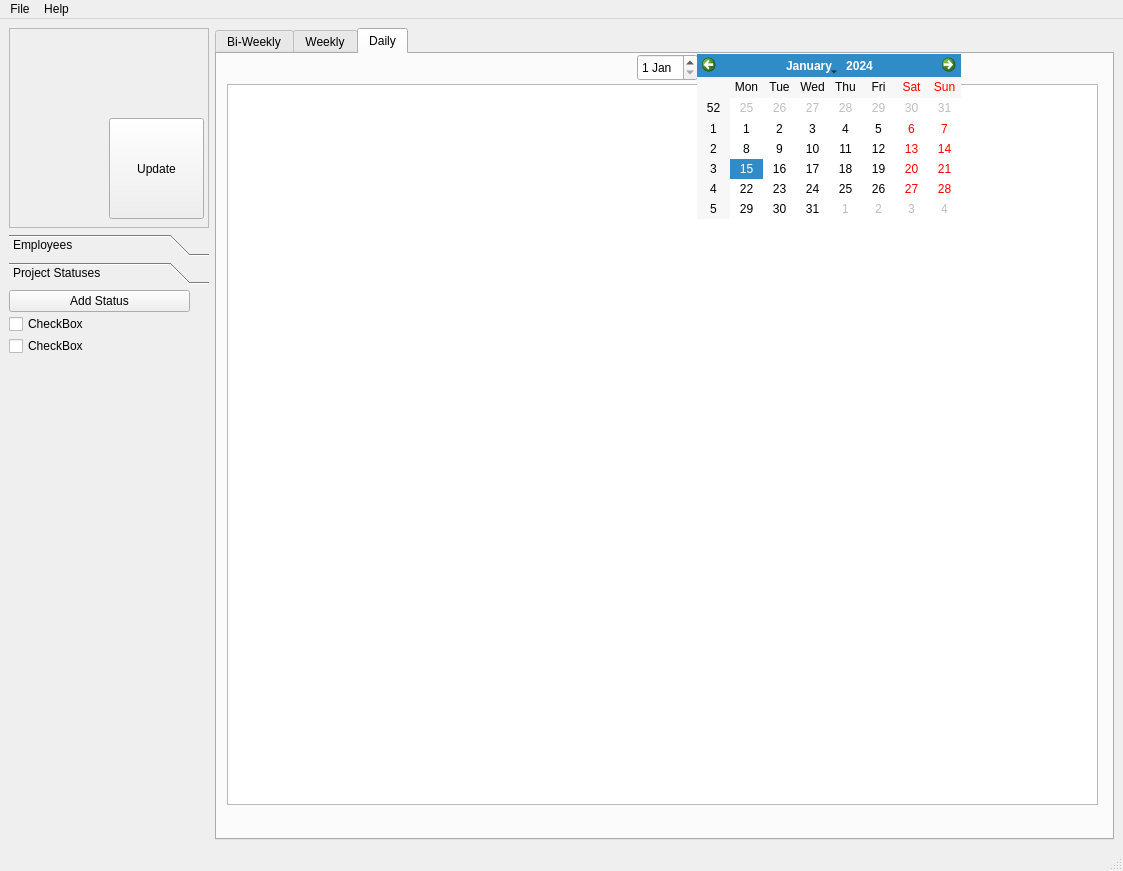
<?xml version="1.0" encoding="UTF-8"?>
<ui version="4.0">
 <class>MainWindow</class>
 <widget class="QMainWindow" name="MainWindow">
  <property name="geometry">
   <rect>
    <x>0</x>
    <y>0</y>
    <width>1123</width>
    <height>871</height>
   </rect>
  </property>
  <property name="sizePolicy">
   <sizepolicy hsizetype="Fixed" vsizetype="Fixed">
    <horstretch>0</horstretch>
    <verstretch>0</verstretch>
   </sizepolicy>
  </property>
  <property name="minimumSize">
   <size>
    <width>1123</width>
    <height>871</height>
   </size>
  </property>
  <property name="maximumSize">
   <size>
    <width>1123</width>
    <height>871</height>
   </size>
  </property>
  <property name="windowTitle">
   <string>MainWindow</string>
  </property>
  <widget class="QWidget" name="centralwidget">
   <layout class="QHBoxLayout" name="horizontalLayout">
    <item>
     <layout class="QVBoxLayout" name="verticalLayout">
      <item>
       <widget class="QFrame" name="frame_2">
        <property name="sizePolicy">
         <sizepolicy hsizetype="Fixed" vsizetype="Fixed">
          <horstretch>0</horstretch>
          <verstretch>0</verstretch>
         </sizepolicy>
        </property>
        <property name="minimumSize">
         <size>
          <width>200</width>
          <height>200</height>
         </size>
        </property>
        <property name="frameShape">
         <enum>QFrame::StyledPanel</enum>
        </property>
        <property name="frameShadow">
         <enum>QFrame::Raised</enum>
        </property>
        <widget class="QPushButton" name="pushButton">
         <property name="geometry">
          <rect>
           <x>100</x>
           <y>90</y>
           <width>95</width>
           <height>101</height>
          </rect>
         </property>
         <property name="text">
          <string>Update</string>
         </property>
        </widget>
       </widget>
      </item>
      <item>
       <widget class="QToolBox" name="toolBox">
        <property name="sizePolicy">
         <sizepolicy hsizetype="Fixed" vsizetype="Expanding">
          <horstretch>0</horstretch>
          <verstretch>0</verstretch>
         </sizepolicy>
        </property>
        <property name="minimumSize">
         <size>
          <width>200</width>
          <height>600</height>
         </size>
        </property>
        <property name="autoFillBackground">
         <bool>true</bool>
        </property>
        <property name="currentIndex">
         <number>1</number>
        </property>
        <widget class="QWidget" name="page_3">
         <property name="geometry">
          <rect>
           <x>0</x>
           <y>0</y>
           <width>200</width>
           <height>542</height>
          </rect>
         </property>
         <attribute name="label">
          <string>Employees</string>
         </attribute>
         <widget class="QWidget" name="formLayoutWidget">
          <property name="geometry">
           <rect>
            <x>0</x>
            <y>0</y>
            <width>181</width>
            <height>531</height>
           </rect>
          </property>
          <layout class="QFormLayout" name="formLayout">
           <property name="verticalSpacing">
            <number>2</number>
           </property>
           <item row="0" column="0" colspan="2">
            <widget class="QPushButton" name="pushButton_2">
             <property name="text">
              <string>Add Employee</string>
             </property>
            </widget>
           </item>
           <item row="1" column="0" colspan="2">
            <widget class="QCheckBox" name="checkBox">
             <property name="text">
              <string>CheckBox</string>
             </property>
            </widget>
           </item>
           <item row="2" column="0" colspan="2">
            <widget class="QCheckBox" name="checkBox_2">
             <property name="text">
              <string>CheckBox</string>
             </property>
            </widget>
           </item>
          </layout>
         </widget>
        </widget>
        <widget class="QWidget" name="page_4">
         <property name="geometry">
          <rect>
           <x>0</x>
           <y>0</y>
           <width>200</width>
           <height>542</height>
          </rect>
         </property>
         <attribute name="label">
          <string>Project Statuses</string>
         </attribute>
         <widget class="QWidget" name="formLayoutWidget_2">
          <property name="geometry">
           <rect>
            <x>0</x>
            <y>0</y>
            <width>181</width>
            <height>531</height>
           </rect>
          </property>
          <layout class="QFormLayout" name="formLayout_2">
           <property name="fieldGrowthPolicy">
            <enum>QFormLayout::AllNonFixedFieldsGrow</enum>
           </property>
           <property name="verticalSpacing">
            <number>2</number>
           </property>
           <item row="0" column="0" colspan="2">
            <widget class="QPushButton" name="pushButton_3">
             <property name="text">
              <string>Add Status</string>
             </property>
            </widget>
           </item>
           <item row="1" column="0" colspan="2">
            <widget class="QCheckBox" name="checkBox_3">
             <property name="text">
              <string>CheckBox</string>
             </property>
            </widget>
           </item>
           <item row="2" column="0" colspan="2">
            <widget class="QCheckBox" name="checkBox_4">
             <property name="text">
              <string>CheckBox</string>
             </property>
            </widget>
           </item>
          </layout>
         </widget>
        </widget>
       </widget>
      </item>
     </layout>
    </item>
    <item>
     <layout class="QGridLayout" name="gridLayout">
      <item row="1" column="0">
       <widget class="QTabWidget" name="tabWidget">
        <property name="currentIndex">
         <number>2</number>
        </property>
        <widget class="QWidget" name="tab">
         <attribute name="title">
          <string>Bi-Weekly</string>
         </attribute>
         <widget class="QDateEdit" name="dateEdit_3">
          <property name="geometry">
           <rect>
            <x>420</x>
            <y>0</y>
            <width>61</width>
            <height>27</height>
           </rect>
          </property>
          <property name="displayFormat">
           <string>d MMM</string>
          </property>
         </widget>
         <widget class="QWidget" name="horizontalLayoutWidget_4">
          <property name="geometry">
           <rect>
            <x>10</x>
            <y>30</y>
            <width>871</width>
            <height>31</height>
           </rect>
          </property>
          <layout class="QHBoxLayout" name="horizontalLayout_5">
           <item>
            <widget class="QLabel" name="label_8">
             <property name="text">
              <string>TextLabel</string>
             </property>
             <property name="alignment">
              <set>Qt::AlignCenter</set>
             </property>
            </widget>
           </item>
           <item>
            <widget class="QLabel" name="label_9">
             <property name="text">
              <string>TextLabel</string>
             </property>
             <property name="alignment">
              <set>Qt::AlignCenter</set>
             </property>
            </widget>
           </item>
           <item>
            <widget class="QLabel" name="label_10">
             <property name="text">
              <string>TextLabel</string>
             </property>
             <property name="alignment">
              <set>Qt::AlignCenter</set>
             </property>
            </widget>
           </item>
           <item>
            <widget class="QLabel" name="label_11">
             <property name="text">
              <string>TextLabel</string>
             </property>
             <property name="alignment">
              <set>Qt::AlignCenter</set>
             </property>
            </widget>
           </item>
           <item>
            <widget class="QLabel" name="label_12">
             <property name="text">
              <string>TextLabel</string>
             </property>
             <property name="alignment">
              <set>Qt::AlignCenter</set>
             </property>
            </widget>
           </item>
           <item>
            <widget class="QLabel" name="label_13">
             <property name="text">
              <string>TextLabel</string>
             </property>
             <property name="alignment">
              <set>Qt::AlignCenter</set>
             </property>
            </widget>
           </item>
           <item>
            <widget class="QLabel" name="label_14">
             <property name="text">
              <string>TextLabel</string>
             </property>
             <property name="alignment">
              <set>Qt::AlignCenter</set>
             </property>
            </widget>
           </item>
          </layout>
         </widget>
         <widget class="QWidget" name="horizontalLayoutWidget_5">
          <property name="geometry">
           <rect>
            <x>10</x>
            <y>380</y>
            <width>871</width>
            <height>31</height>
           </rect>
          </property>
          <layout class="QHBoxLayout" name="horizontalLayout_6">
           <item>
            <widget class="QLabel" name="label_15">
             <property name="text">
              <string>TextLabel</string>
             </property>
             <property name="alignment">
              <set>Qt::AlignCenter</set>
             </property>
            </widget>
           </item>
           <item>
            <widget class="QLabel" name="label_16">
             <property name="text">
              <string>TextLabel</string>
             </property>
             <property name="alignment">
              <set>Qt::AlignCenter</set>
             </property>
            </widget>
           </item>
           <item>
            <widget class="QLabel" name="label_17">
             <property name="text">
              <string>TextLabel</string>
             </property>
             <property name="alignment">
              <set>Qt::AlignCenter</set>
             </property>
            </widget>
           </item>
           <item>
            <widget class="QLabel" name="label_18">
             <property name="text">
              <string>TextLabel</string>
             </property>
             <property name="alignment">
              <set>Qt::AlignCenter</set>
             </property>
            </widget>
           </item>
           <item>
            <widget class="QLabel" name="label_19">
             <property name="text">
              <string>TextLabel</string>
             </property>
             <property name="alignment">
              <set>Qt::AlignCenter</set>
             </property>
            </widget>
           </item>
           <item>
            <widget class="QLabel" name="label_20">
             <property name="text">
              <string>TextLabel</string>
             </property>
             <property name="alignment">
              <set>Qt::AlignCenter</set>
             </property>
            </widget>
           </item>
           <item>
            <widget class="QLabel" name="label_21">
             <property name="text">
              <string>TextLabel</string>
             </property>
             <property name="alignment">
              <set>Qt::AlignCenter</set>
             </property>
            </widget>
           </item>
          </layout>
         </widget>
         <widget class="QWidget" name="horizontalLayoutWidget_6">
          <property name="geometry">
           <rect>
            <x>10</x>
            <y>60</y>
            <width>871</width>
            <height>321</height>
           </rect>
          </property>
          <layout class="QHBoxLayout" name="horizontalLayout_7">
           <property name="spacing">
            <number>1</number>
           </property>
           <item>
            <widget class="QListWidget" name="listWidget_9"/>
           </item>
           <item>
            <widget class="QListWidget" name="listWidget_10"/>
           </item>
           <item>
            <widget class="QListWidget" name="listWidget_11"/>
           </item>
           <item>
            <widget class="QListWidget" name="listWidget_12"/>
           </item>
           <item>
            <widget class="QListWidget" name="listWidget_13"/>
           </item>
           <item>
            <widget class="QListWidget" name="listWidget_14"/>
           </item>
           <item>
            <widget class="QListWidget" name="listWidget_15"/>
           </item>
          </layout>
         </widget>
         <widget class="QWidget" name="horizontalLayoutWidget_7">
          <property name="geometry">
           <rect>
            <x>10</x>
            <y>410</y>
            <width>871</width>
            <height>341</height>
           </rect>
          </property>
          <layout class="QHBoxLayout" name="horizontalLayout_8">
           <property name="spacing">
            <number>1</number>
           </property>
           <item>
            <widget class="QListWidget" name="listWidget_16"/>
           </item>
           <item>
            <widget class="QListWidget" name="listWidget_17"/>
           </item>
           <item>
            <widget class="QListWidget" name="listWidget_18"/>
           </item>
           <item>
            <widget class="QListWidget" name="listWidget_19"/>
           </item>
           <item>
            <widget class="QListWidget" name="listWidget_20"/>
           </item>
           <item>
            <widget class="QListWidget" name="listWidget_21"/>
           </item>
           <item>
            <widget class="QListWidget" name="listWidget_22"/>
           </item>
          </layout>
         </widget>
         <widget class="QCalendarWidget" name="calendarWidget">
          <property name="geometry">
           <rect>
            <x>480</x>
            <y>0</y>
            <width>264</width>
            <height>165</height>
           </rect>
          </property>
          <property name="gridVisible">
           <bool>false</bool>
          </property>
          <property name="navigationBarVisible">
           <bool>true</bool>
          </property>
         </widget>
        </widget>
        <widget class="QWidget" name="tab_2">
         <attribute name="title">
          <string>Weekly</string>
         </attribute>
         <widget class="QWidget" name="horizontalLayoutWidget_2">
          <property name="geometry">
           <rect>
            <x>10</x>
            <y>30</y>
            <width>871</width>
            <height>31</height>
           </rect>
          </property>
          <layout class="QHBoxLayout" name="horizontalLayout_3">
           <item>
            <widget class="QLabel" name="label_7">
             <property name="text">
              <string>TextLabel</string>
             </property>
             <property name="alignment">
              <set>Qt::AlignCenter</set>
             </property>
            </widget>
           </item>
           <item>
            <widget class="QLabel" name="label_6">
             <property name="text">
              <string>TextLabel</string>
             </property>
             <property name="alignment">
              <set>Qt::AlignCenter</set>
             </property>
            </widget>
           </item>
           <item>
            <widget class="QLabel" name="label_5">
             <property name="text">
              <string>TextLabel</string>
             </property>
             <property name="alignment">
              <set>Qt::AlignCenter</set>
             </property>
            </widget>
           </item>
           <item>
            <widget class="QLabel" name="label_4">
             <property name="text">
              <string>TextLabel</string>
             </property>
             <property name="alignment">
              <set>Qt::AlignCenter</set>
             </property>
            </widget>
           </item>
           <item>
            <widget class="QLabel" name="label_3">
             <property name="text">
              <string>TextLabel</string>
             </property>
             <property name="alignment">
              <set>Qt::AlignCenter</set>
             </property>
            </widget>
           </item>
           <item>
            <widget class="QLabel" name="label_2">
             <property name="text">
              <string>TextLabel</string>
             </property>
             <property name="alignment">
              <set>Qt::AlignCenter</set>
             </property>
            </widget>
           </item>
           <item>
            <widget class="QLabel" name="label">
             <property name="text">
              <string>TextLabel</string>
             </property>
             <property name="alignment">
              <set>Qt::AlignCenter</set>
             </property>
            </widget>
           </item>
          </layout>
         </widget>
         <widget class="QDateEdit" name="dateEdit_2">
          <property name="geometry">
           <rect>
            <x>420</x>
            <y>0</y>
            <width>61</width>
            <height>27</height>
           </rect>
          </property>
          <property name="displayFormat">
           <string>d MMM</string>
          </property>
         </widget>
         <widget class="QWidget" name="horizontalLayoutWidget_3">
          <property name="geometry">
           <rect>
            <x>10</x>
            <y>60</y>
            <width>871</width>
            <height>691</height>
           </rect>
          </property>
          <layout class="QHBoxLayout" name="horizontalLayout_4">
           <property name="spacing">
            <number>1</number>
           </property>
           <item>
            <widget class="QListWidget" name="listWidget_2"/>
           </item>
           <item>
            <widget class="QListWidget" name="listWidget_5"/>
           </item>
           <item>
            <widget class="QListWidget" name="listWidget_6"/>
           </item>
           <item>
            <widget class="QListWidget" name="listWidget_4"/>
           </item>
           <item>
            <widget class="QListWidget" name="listWidget_3"/>
           </item>
           <item>
            <widget class="QListWidget" name="listWidget"/>
           </item>
           <item>
            <widget class="QListWidget" name="listWidget_8"/>
           </item>
          </layout>
         </widget>
         <widget class="QCalendarWidget" name="calendarWidget_2">
          <property name="geometry">
           <rect>
            <x>480</x>
            <y>0</y>
            <width>264</width>
            <height>165</height>
           </rect>
          </property>
         </widget>
        </widget>
        <widget class="QWidget" name="tab_3">
         <attribute name="title">
          <string>Daily</string>
         </attribute>
         <widget class="QWidget" name="horizontalLayoutWidget">
          <property name="geometry">
           <rect>
            <x>10</x>
            <y>30</y>
            <width>871</width>
            <height>721</height>
           </rect>
          </property>
          <layout class="QHBoxLayout" name="horizontalLayout_2">
           <property name="spacing">
            <number>1</number>
           </property>
           <item>
            <widget class="QListWidget" name="listWidget_7"/>
           </item>
          </layout>
         </widget>
         <widget class="QDateEdit" name="dateEdit">
          <property name="geometry">
           <rect>
            <x>420</x>
            <y>0</y>
            <width>61</width>
            <height>27</height>
           </rect>
          </property>
          <property name="displayFormat">
           <string>d MMM</string>
          </property>
         </widget>
         <widget class="QCalendarWidget" name="calendarWidget_3">
          <property name="geometry">
           <rect>
            <x>480</x>
            <y>0</y>
            <width>264</width>
            <height>165</height>
           </rect>
          </property>
         </widget>
        </widget>
       </widget>
      </item>
     </layout>
    </item>
   </layout>
  </widget>
  <widget class="QMenuBar" name="menubar">
   <property name="geometry">
    <rect>
     <x>0</x>
     <y>0</y>
     <width>1123</width>
     <height>23</height>
    </rect>
   </property>
   <widget class="QMenu" name="menuFile">
    <property name="title">
     <string>File</string>
    </property>
    <addaction name="actionExit"/>
   </widget>
   <widget class="QMenu" name="menuHelp">
    <property name="title">
     <string>Help</string>
    </property>
   </widget>
   <addaction name="menuFile"/>
   <addaction name="menuHelp"/>
  </widget>
  <widget class="QStatusBar" name="statusbar"/>
  <action name="actionExit">
   <property name="text">
    <string>Exit</string>
   </property>
  </action>
 </widget>
 <resources/>
 <connections>
  <connection>
   <sender>pushButton</sender>
   <signal>clicked()</signal>
   <receiver>tabWidget</receiver>
   <slot>repaint()</slot>
   <hints>
    <hint type="sourcelabel">
     <x>179</x>
     <y>173</y>
    </hint>
    <hint type="destinationlabel">
     <x>252</x>
     <y>82</y>
    </hint>
   </hints>
  </connection>
  <connection>
   <sender>pushButton_2</sender>
   <signal>clicked()</signal>
   <receiver>toolBox</receiver>
   <slot>close()</slot>
   <hints>
    <hint type="sourcelabel">
     <x>149</x>
     <y>288</y>
    </hint>
    <hint type="destinationlabel">
     <x>148</x>
     <y>389</y>
    </hint>
   </hints>
  </connection>
  <connection>
   <sender>pushButton_3</sender>
   <signal>clicked()</signal>
   <receiver>toolBox</receiver>
   <slot>close()</slot>
   <hints>
    <hint type="sourcelabel">
     <x>146</x>
     <y>317</y>
    </hint>
    <hint type="destinationlabel">
     <x>149</x>
     <y>423</y>
    </hint>
   </hints>
  </connection>
  <connection>
   <sender>dateEdit_3</sender>
   <signal>dateChanged(QDate)</signal>
   <receiver>calendarWidget</receiver>
   <slot>show()</slot>
   <hints>
    <hint type="sourcelabel">
     <x>684</x>
     <y>79</y>
    </hint>
    <hint type="destinationlabel">
     <x>709</x>
     <y>96</y>
    </hint>
   </hints>
  </connection>
  <connection>
   <sender>calendarWidget_2</sender>
   <signal>clicked(QDate)</signal>
   <receiver>dateEdit_2</receiver>
   <slot>setDate(QDate)</slot>
   <hints>
    <hint type="sourcelabel">
     <x>718</x>
     <y>173</y>
    </hint>
    <hint type="destinationlabel">
     <x>646</x>
     <y>86</y>
    </hint>
   </hints>
  </connection>
  <connection>
   <sender>dateEdit_2</sender>
   <signal>dateChanged(QDate)</signal>
   <receiver>calendarWidget_2</receiver>
   <slot>show()</slot>
   <hints>
    <hint type="sourcelabel">
     <x>683</x>
     <y>86</y>
    </hint>
    <hint type="destinationlabel">
     <x>706</x>
     <y>140</y>
    </hint>
   </hints>
  </connection>
  <connection>
   <sender>calendarWidget</sender>
   <signal>clicked(QDate)</signal>
   <receiver>dateEdit_3</receiver>
   <slot>setDate(QDate)</slot>
   <hints>
    <hint type="sourcelabel">
     <x>704</x>
     <y>141</y>
    </hint>
    <hint type="destinationlabel">
     <x>653</x>
     <y>84</y>
    </hint>
   </hints>
  </connection>
  <connection>
   <sender>dateEdit</sender>
   <signal>timeChanged(QTime)</signal>
   <receiver>calendarWidget_3</receiver>
   <slot>show()</slot>
   <hints>
    <hint type="sourcelabel">
     <x>665</x>
     <y>84</y>
    </hint>
    <hint type="destinationlabel">
     <x>725</x>
     <y>161</y>
    </hint>
   </hints>
  </connection>
  <connection>
   <sender>calendarWidget_3</sender>
   <signal>clicked(QDate)</signal>
   <receiver>dateEdit</receiver>
   <slot>setDate(QDate)</slot>
   <hints>
    <hint type="sourcelabel">
     <x>700</x>
     <y>135</y>
    </hint>
    <hint type="destinationlabel">
     <x>643</x>
     <y>72</y>
    </hint>
   </hints>
  </connection>
 </connections>
</ui>
